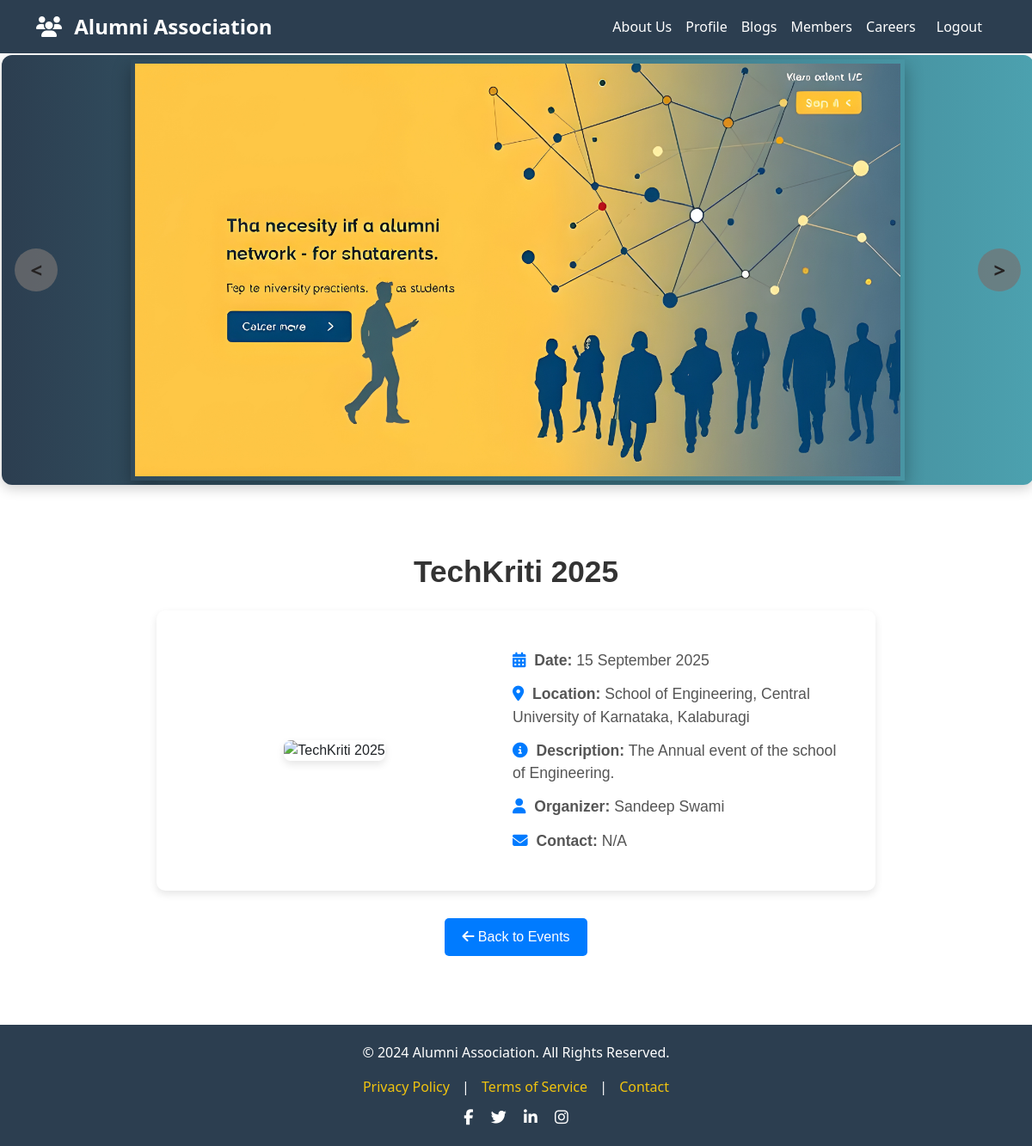
The app's page /event/3 (signed in) with its own data.
### website/models.py (models this page shows)
class Events(db.Model):
    id = db.Column(db.Integer, primary_key=True)
    title = db.Column(db.String(150), nullable=False)
    location = db.Column(db.String(255), nullable=False)
    date = db.Column(db.DateTime, nullable=False)
    description = db.Column(db.String(1024), nullable=True, default="N/A")
    organizer = db.Column(db.String(255), nullable=True, default="N/A")
    contact = db.Column(db.String(255), nullable=True, default="N/A")
    member_id = db.Column(db.Integer,db.ForeignKey('member.id'),nullable=False)

### website/views.py (the view)
@views.route('/event/<int:event_id>')
@login_required
def event_details(event_id):
    event = Events.query.get(event_id)
    if not event:
        return "Event not found", 404
    return render_template('eventsdetail.html', event=event,user=current_user)

### website/templates/eventsdetail.html (shortened to what this page needs)
{% extends "layout.html" %}
{% block body %}
<link rel="stylesheet" href="{{ url_for('static', filename='events.css') }}" />
<div class="event-details-page">
  <h1 class="event-title">{{ event.title }}</h1>
  <div class="event-details-container">
    <div class="event-image">
      <img src="{{ event.image_url }}" alt="{{ event.title }}" class="event-img"/>
    </div>
    <div class="event-info">
      <p><i class="fas fa-calendar-alt"></i> <strong>Date:</strong> {{ event.date.strftime('%d %B %Y') }}</p>
      <p><i class="fas fa-map-marker-alt"></i> <strong>Location:</strong> {{ event.location }}</p>
      <p><i class="fas fa-info-circle"></i> <strong>Description:</strong> {{ event.description }}</p>
      <p><i class="fas fa-user"></i> <strong>Organizer:</strong> {{ event.organizer }}</p>
      <p><i class="fas fa-envelope"></i> <strong>Contact:</strong> {{ event.contact }}</p>
    </div>
  </div>
  <a href="{{ url_for('views.events_page') }}" class="back-button">
    <i class="fas fa-arrow-left"></i> Back to Events
  </a>
</div>
{% endblock %}

### website/static/top.css (style rules this page uses)
body { font-family: "Poppins", sans-serif; background-color: #f8f9fa; color: #817f7f; margin: 0; padding: 0; }

### website/static/events.css (style rules this page uses)
.event-title { font-size: 1.4rem; font-weight: 600; margin-bottom: 0.5rem; }
.event-details-page { max-width: 900px; margin: 3rem auto; padding: 2rem; font-family: 'Poppins', sans-serif; text-align: center; }
.event-title { font-size: 2.2rem; font-weight: 600; color: #333; margin-bottom: 1.5rem; }
.event-details-container { display: flex; flex-wrap: wrap; gap: 2rem; justify-content: center; align-items: center; background: #fff; padding: 2rem; border-radius: 10px; box-shadow: 0 4px 10px rgba(0, 0, 0, 0.1); }
.event-image { flex: 1; max-width: 350px; }
.event-img { width: 100%; border-radius: 8px; box-shadow: 0 4px 10px rgba(0, 0, 0, 0.1); }
.event-info { flex: 1; text-align: left; font-size: 1rem; }
.event-info p { margin: 0.8rem 0; font-size: 1.1rem; color: #555; }
.event-info i { color: #007bff; margin-right: 5px; }
.back-button { display: inline-block; margin-top: 2rem; padding: 10px 20px; font-size: 1rem; color: white; background: #007bff; border-radius: 5px; text-decoration: none; transition: background 0.3s; }

### records on screen
Events: title "TechKriti 2025", date "15 September 2025", location "School of Engineering, Central University of Karnataka, Kalaburagi", description "The Annual event of the school of Engineering.", organizer "Sandeep Swami", contact "N/A"
